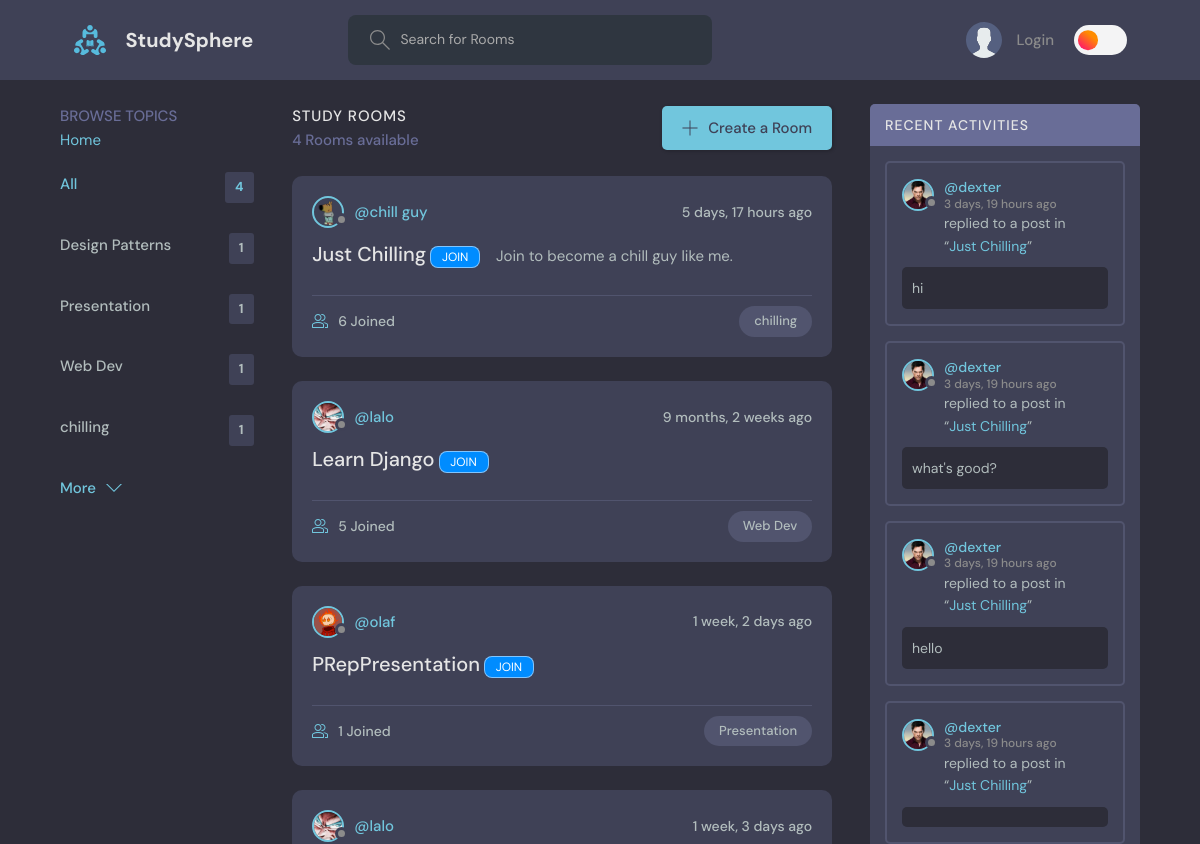
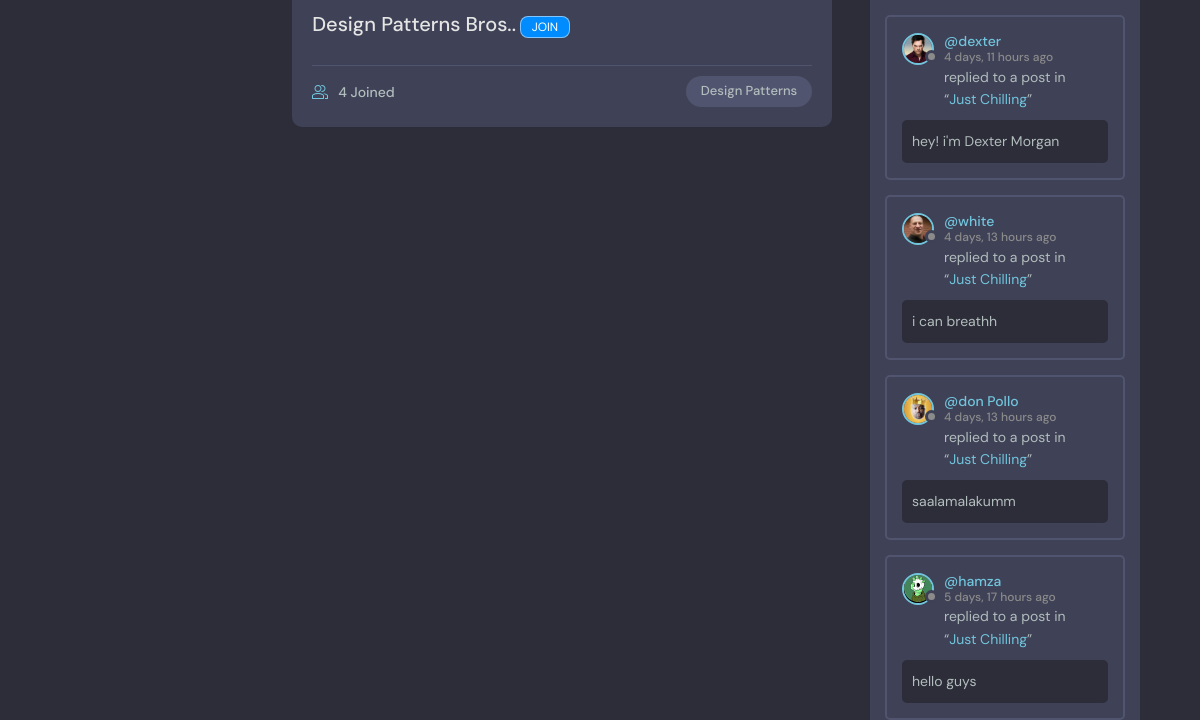
/ (upper part), run on an earlier commit of the app's database (2 pictures, top to bottom).
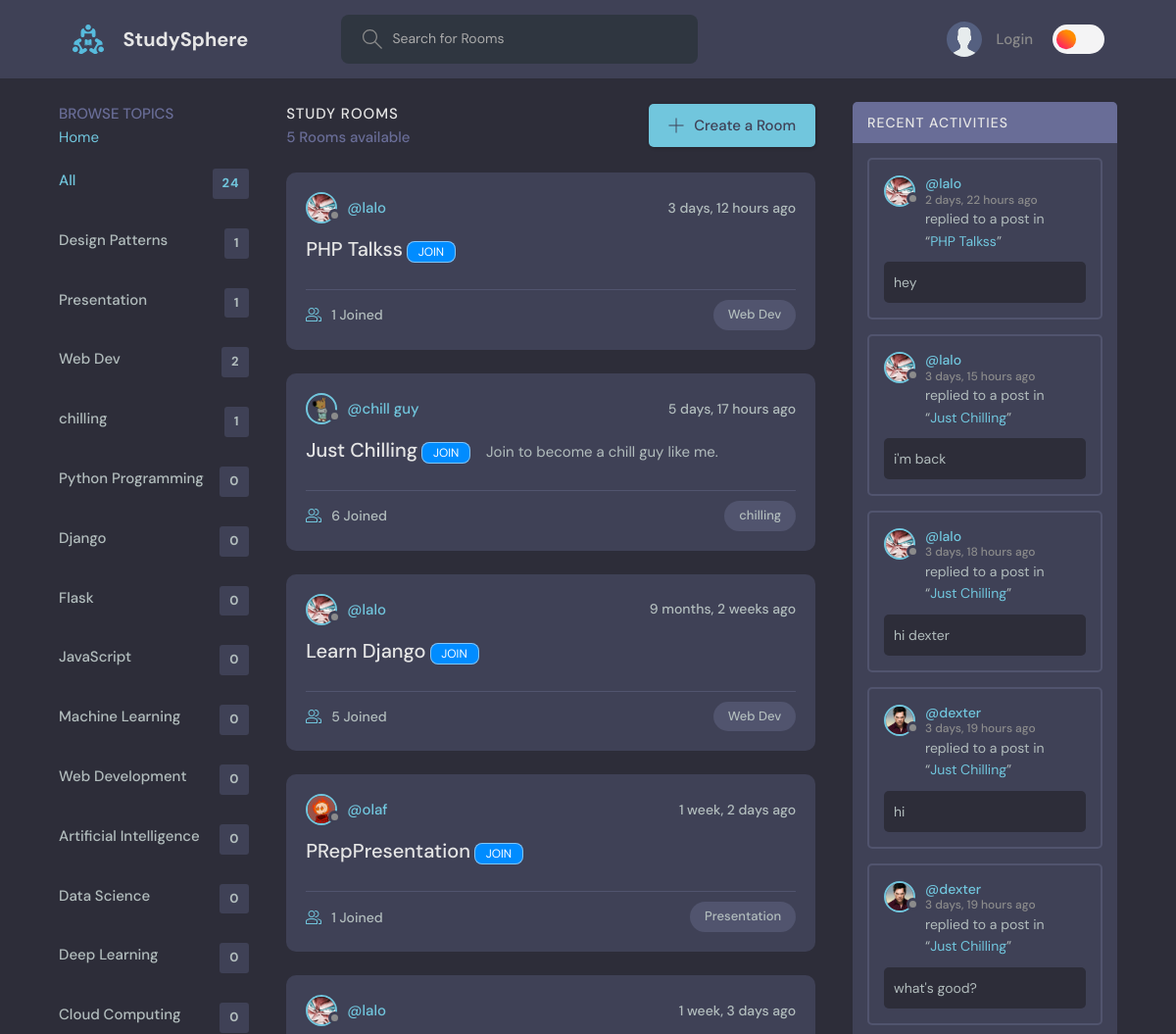
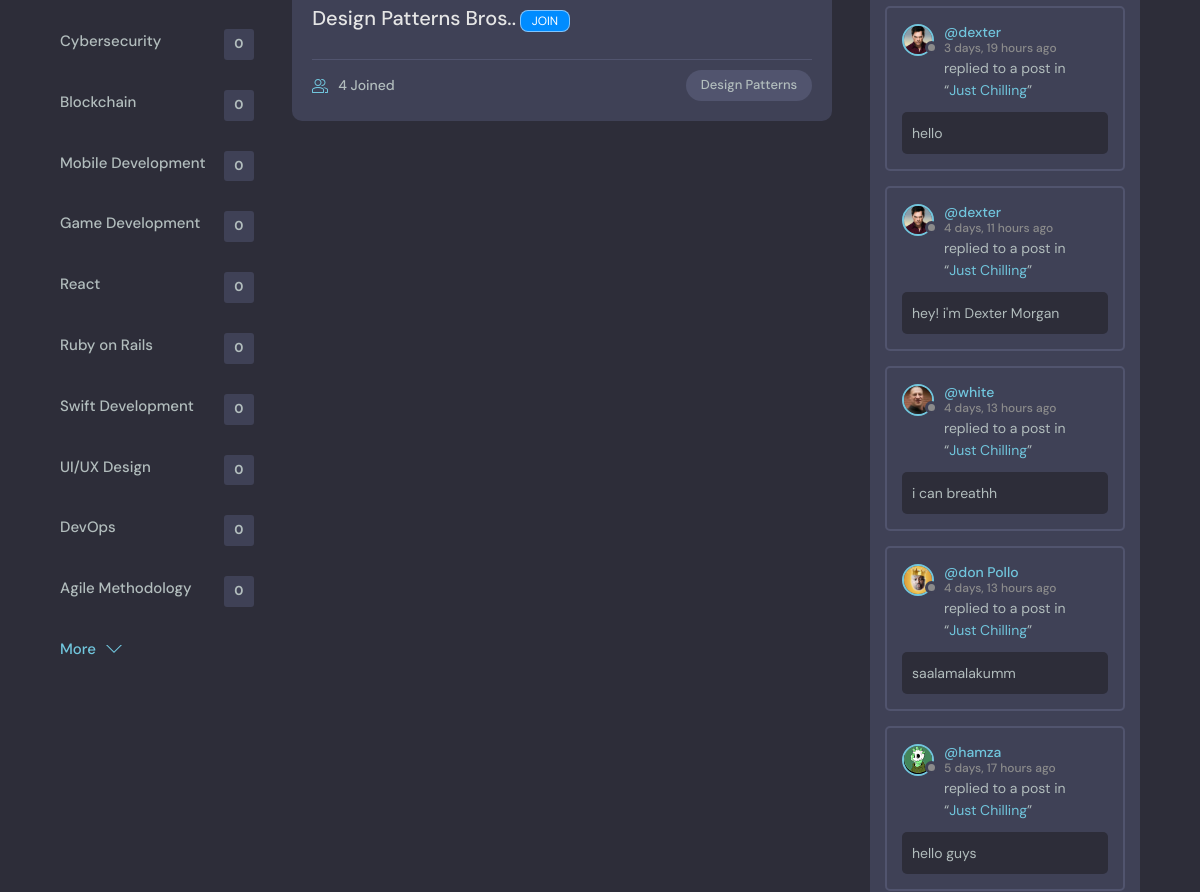
And on a later commit of the database (2 pictures, top to bottom).
### base/models.py (models this page shows, shortened)
class Topic(models.Model):
    name = models.TextField(max_length=100)

class Room(models.Model):
    name = models.CharField(max_length=50)
    description = models.TextField(null = True, blank = True)   #  setting to null means that it will be blank in the database if not filled out at runtime otherwise the data basebase will consider it as missing data   # blank means that it is not required to be filled out at runtime
    participants = models.ManyToManyField(User, related_name = 'participants', blank = True)  # this is the many to many field that we will be using to connect the room with the user, related_name is used to access the participants of the room from the user model, blank means that it is not required to be filled out at runtime
    host = models.ForeignKey(User, on_delete =  models.SET_NULL, null = True)   # when the host is deleted then all its rooms are delete as well
    topic = models.ForeignKey(Topic, on_delete =  models.SET_NULL, null = True)   # when the topic is deleted then all the rooms of that topic will be deleted as well
    updated = models.DateTimeField(auto_now=True)  # auto_now will update the time whenever the room is updated
    created = models.DateTimeField(auto_now_add=True)  # auto_now_add will update the time only when the room is created for the first time
    def __str__(self):
        return self.name
    class Meta:
        ordering = ['-updated','-created']   # here we are ordering the rooms according to the most recent updated and created room in the list..     The ( - ) sign means to update according to most recent....

class User(AbstractUser):
    username = models.CharField(max_length=100, unique=True)
    email = models.EmailField(max_length=200, unique=True)
    headline = models.CharField(max_length=200, null = True, blank = True)
    date_joined = models.DateTimeField(auto_now_add=True,null = True)
    last_login = models.DateTimeField(auto_now=True,null = True)
    Pfp = models.ImageField(default= 'images/avatar.svg',null=True)  # using pip install Pillow to install the pillow library to use the ImageField
    USERNAME_FIELD = 'email' # specifying the email as the username field helps us to login using the email instead of the username, which django use username by default for the authentication of the users(login and signup)
    REQUIRED_FIELDS = []

class Message(models.Model):
    user = models.ForeignKey(User, on_delete =  models.CASCADE)   # when the user is deleted then all its messages are delete as well
    body = models.CharField(max_length=1000)  # the body of the message
    room = models.ForeignKey(Room, on_delete =  models.CASCADE)
    updated = models.DateTimeField(auto_now=True)
    created = models.DateTimeField(auto_now_add=True)
    class Meta:                       # using this we can order the messages according to the most recent message
        ordering = ['-updated','-created'] #So we do not have to write ordering syntax again and again in the views.py file for everytime we get the messages of the room

### base/views.py (the view)
# urls.py: path('', views.home, name='home'), # the path() function takes 3 arguments: 1st is the url, 2nd is the view function, 3rd is the name of the url  #  the name is optional, but it is good to use it
def home(request):
    q = request.GET.get('q') if( request.GET.get('q') != None) else ''  # getting the query from the search bar and if it is not there then set it to empty string
    rooms = Room.objects.filter(
        Q(topic__name__icontains=q) | # filter if the q is in the topic name OR Name of room OR in the Description(q will be entered by user through SearchBar)
        Q(name__icontains =q)  |
        Q(description__icontains =q))
    topics = Topic.objects.all()
    UserMessages = Message.objects.filter(  Q(room__topic__name__icontains = q))  # filtering the messages according to the topic name
    room_count = rooms.count()  # getting the count of the rooms
    context = { 'rooms': rooms,'topics':topics,'UserMessages':UserMessages,"room_count": room_count}
    return render(request, 'base/home.html', context    )   #  we passed the rooms named dictionary to the home.html page ..  The first 'rooms' is the variable name that we will use in the html page and the second 'rooms' is the dictionary name that we created above(the dictionary that we are passing on by render function to the home.html page)

### base/templates/base/home.html (shortened to what this page needs)
 {% extends "main.html" %}
{% block content %}
    <main class="layout layout--3">
      <div class="container">
        {% include 'base/topicsComponents.html'%}
        <div class="roomList">
          <div class="roomList__header">
            <div>
              <h2>Study Rooms</h2>
              <p>{{room_count}} Rooms available</p>
            </div>
            <a class="btn btn--main" href="{% url 'create-room'%}">
              <svg version="1.1" xmlns="http://www.w3.org/2000/svg" width="32" height="32" viewBox="0 0 32 32">
                <title>add</title>
                <path
                  d="M16.943 0.943h-1.885v14.115h-14.115v1.885h14.115v14.115h1.885v-14.115h14.115v-1.885h-14.115v-14.115z"
                ></path>
              </svg>
              Create a Room
            </a>
          </div>
          {% include 'base/feedComponent.html'%}
        </div>
        {% include 'base/activityComponent.html' %}
      </div>
    </main>
{% endblock %}

### base/templates/base/topicsComponents.html
<div class="topics">
    <div class="topics__header">
        <h2>Browse Topics</h2>
        <span>
          <div class="Home-Button" style="display: inline; color : '#756075'; background-color:'white'">
             <a href="{% url 'home' %}">  Home</a>
          </div>
        </span>
    </div>
    <ul class="topics__list">
        <li>
            <a href="{% url 'home' %}" class="active">All <span>{{topics.count}}</span></a>
        </li>
        {% for topic in topics %}
        <li>
            <a href="{% url 'home' %}?q={{topic.name}}">{{topic.name}}<span>{{topic.room_set.all.count}}</span></a>
        </li>
        {% endfor %}
    </ul>
    <a class="btn btn--link" href="{% url 'topics' %}">
        More
        <svg version="1.1" xmlns="http://www.w3.org/2000/svg" width="32" height="32" viewBox="0 0 32 32">
            <title>chevron-down</title>
            <path d="M16 21l-13-13h-3l16 16 16-16h-3l-13 13z"></path>
        </svg>
    </a>
</div>

### base/templates/base/feedComponent.html (shortened to what this page needs)
{% for room in rooms %}
<div class="roomListRoom">
   <div class="roomListRoom__header">
       <a href="{% url 'UserProfile' room.host.id %}" class="roomListRoom__author">
           <div class="avatar avatar--small">
               <img src="{{room.host.Pfp.url}}" />
           </div>
           <span>@{{room.host.username}}</span>
       </a>
       <div class="roomListRoom__actions">
           <span>{{room.created|timesince}} ago</span>
       </div>
   </div>
   <div class="roomListRoom__content">
      <a href="{% url 'room' room.id %}">{{room.name}}</a>
    {% if request.user != room.host %}
    {% if request.user not in room.participants.all%}
      <a href="{% url 'join-room' room.id%}"><button class= "btn-join">Join</button></a>
    {% endif %}
    {% endif %}
      <span>&nbsp; &nbsp;{{room.description}}</span>
  </div>
  <div class="roomListRoom__meta">
   <a href="{% url 'room' room.id %}" class="roomListRoom__joined">
       {{room.participants.all.count}} Joined  {% comment %} getting the count of the participants in the room as it is a many to many field {% endcomment %}
   </a>
   <p class="roomListRoom__topic">{{room.topic.name}}</p>   {% comment %} getting the topic of the roooom {% endcomment %}
</div>
</div>
{% endfor %}

### base/templates/base/activityComponent.html (shortened to what this page needs)
<div class="activities">
  <div class="activities__header">
      <h2>Recent Activities</h2>
  </div>
    {% for message in UserMessages %}
    <div class="activities__box">
        <div class="activities__boxHeader roomListRoom__header">
            <a href="{% url 'UserProfile' message.user.id %}" class="roomListRoom__author">
                <div class="avatar avatar--small">
                    <img src="{{message.user.Pfp.url}}" />
                </div>
                <p>
                    @{{message.user.username}}
                    <span>{{message.created|timesince}} ago</span>
                </p>
            </a>
        </div>
        <div class="activities__boxContent">
            <p>replied to a post in
                <br>
                <span>“<a href="{% url 'room' message.room.id %}">{{message.room}}</a>”</span>
            </p>
            <div class="activities__boxRoomContent">{{message.body}}</div>
        </div>
    </div>
    {% endfor %}
</div>

What changed in the data, as far as the page shows it:
removed Message: user.Pfp (picture), user.username "dexter", created "3 days, 19 hours", room "Just Chilling"
computed for Topic "Web Dev": room_set.all.count "1" → "2"
added Topic: name "Python Programming", room_set.all.count "0"
added Topic: name "Django", room_set.all.count "0"
added Topic: name "Flask", room_set.all.count "0"
added Topic: name "JavaScript", room_set.all.count "0"
added Topic: name "Machine Learning", room_set.all.count "0"
added Topic: name "Web Development", room_set.all.count "0"
added Topic: name "Artificial Intelligence", room_set.all.count "0"
added Topic: name "Data Science", room_set.all.count "0"
added Topic: name "Deep Learning", room_set.all.count "0"
added Topic: name "Cloud Computing", room_set.all.count "0"
added Topic: name "Cybersecurity", room_set.all.count "0"
added Topic: name "Blockchain", room_set.all.count "0"
added Topic: name "Mobile Development", room_set.all.count "0"
added Topic: name "Game Development", room_set.all.count "0"
added Topic: name "React", room_set.all.count "0"
added Topic: name "Ruby on Rails", room_set.all.count "0"
added Topic: name "Swift Development", room_set.all.count "0"
added Topic: name "UI/UX Design", room_set.all.count "0"
added Topic: name "DevOps", room_set.all.count "0"
added Topic: name "Agile Methodology", room_set.all.count "0"
added Room: host.Pfp (picture), host.username "lalo", created "3 days, 12 hours", name "PHP Talkss", shows "JOIN", participants.all.count "1", topic.name "Web Dev"
added Message: user.Pfp (picture), user.username "lalo", created "2 days, 22 hours", room "PHP Talkss", body "hey"
added Message: user.Pfp (picture), user.username "lalo", created "3 days, 15 hours", room "Just Chilling", body "i'm back"
added Message: user.Pfp (picture), user.username "lalo", created "3 days, 18 hours", room "Just Chilling", body "hi dexter"
Also different on the page:
{{ topics.count }}: "4" → "24"
{{ room_count }}: "4" → "5"
